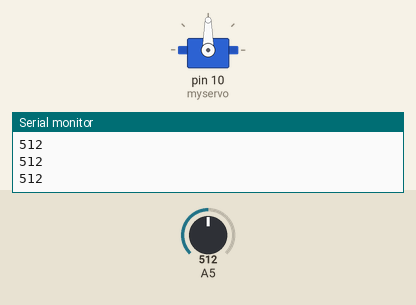
Simulated run of this sketch. Board: Arduino Uno, built with avr-gcc and run on an emulated ATmega328P. Parts: servo, the last lines printed to the serial monitor. The test bench sets the inputs (shaded band); at power-on: A5 = 512.

Above: at 1.2 s.
1.3 s: A5 set to 306
At 2.5 s:
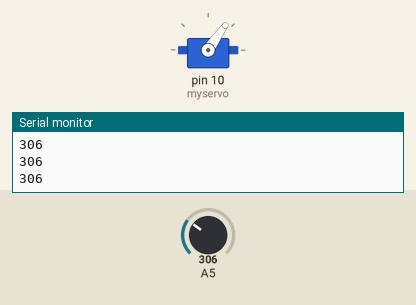
2.8 s: A5 set to 122
At 3.9 s:
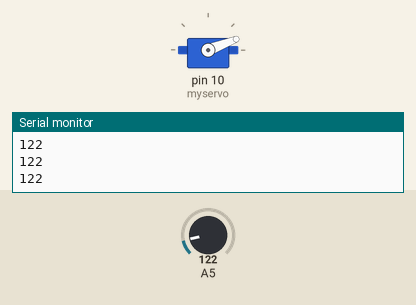
4.3 s: A5 set to 0
At 5.3 s:
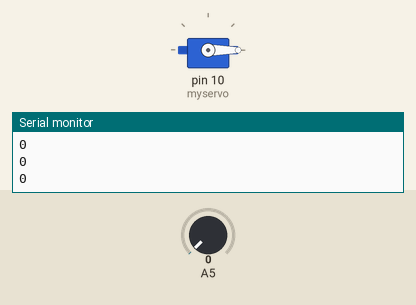
5.8 s: A5 set to 511
At 6.6 s:
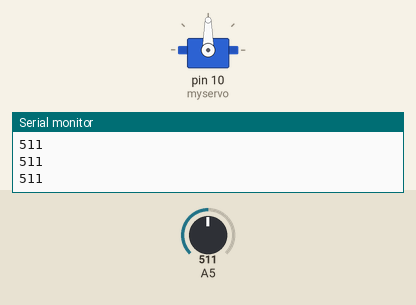
Timing chart, 0 to 8.3 s (numbered marks = the images above; inputs shaded):
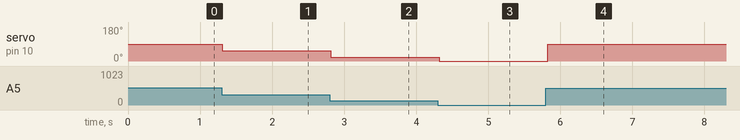

The sketch:

controlling_a_servo_motor_based_on_a_light_sensor1.ino
```cpp
#include <Servo.h>

Servo myservo;

int servo = 10;
int light = A5;

void setup(){

  pinMode(A5, INPUT);
  Serial.begin(9600);
  myservo.attach(10);

}

void loop(){
  light = analogRead(A5);
  Serial.println(light);

  light = map(light, 0, 500, 0, 90);
  servo = constrain(light, 0, 90);

  myservo.write(servo);
  delay(100);

}
```

Measured:
- after the input at 1.3 s, servo on pin 10 (myservo): 90° → 55° at once
- after the input at 2.8 s, servo on pin 10 (myservo): 55° → 21° at once
- after the input at 4.3 s, servo on pin 10 (myservo): 21° → 0° at once
- after the input at 5.8 s, servo on pin 10 (myservo): 0° → 90° at once
